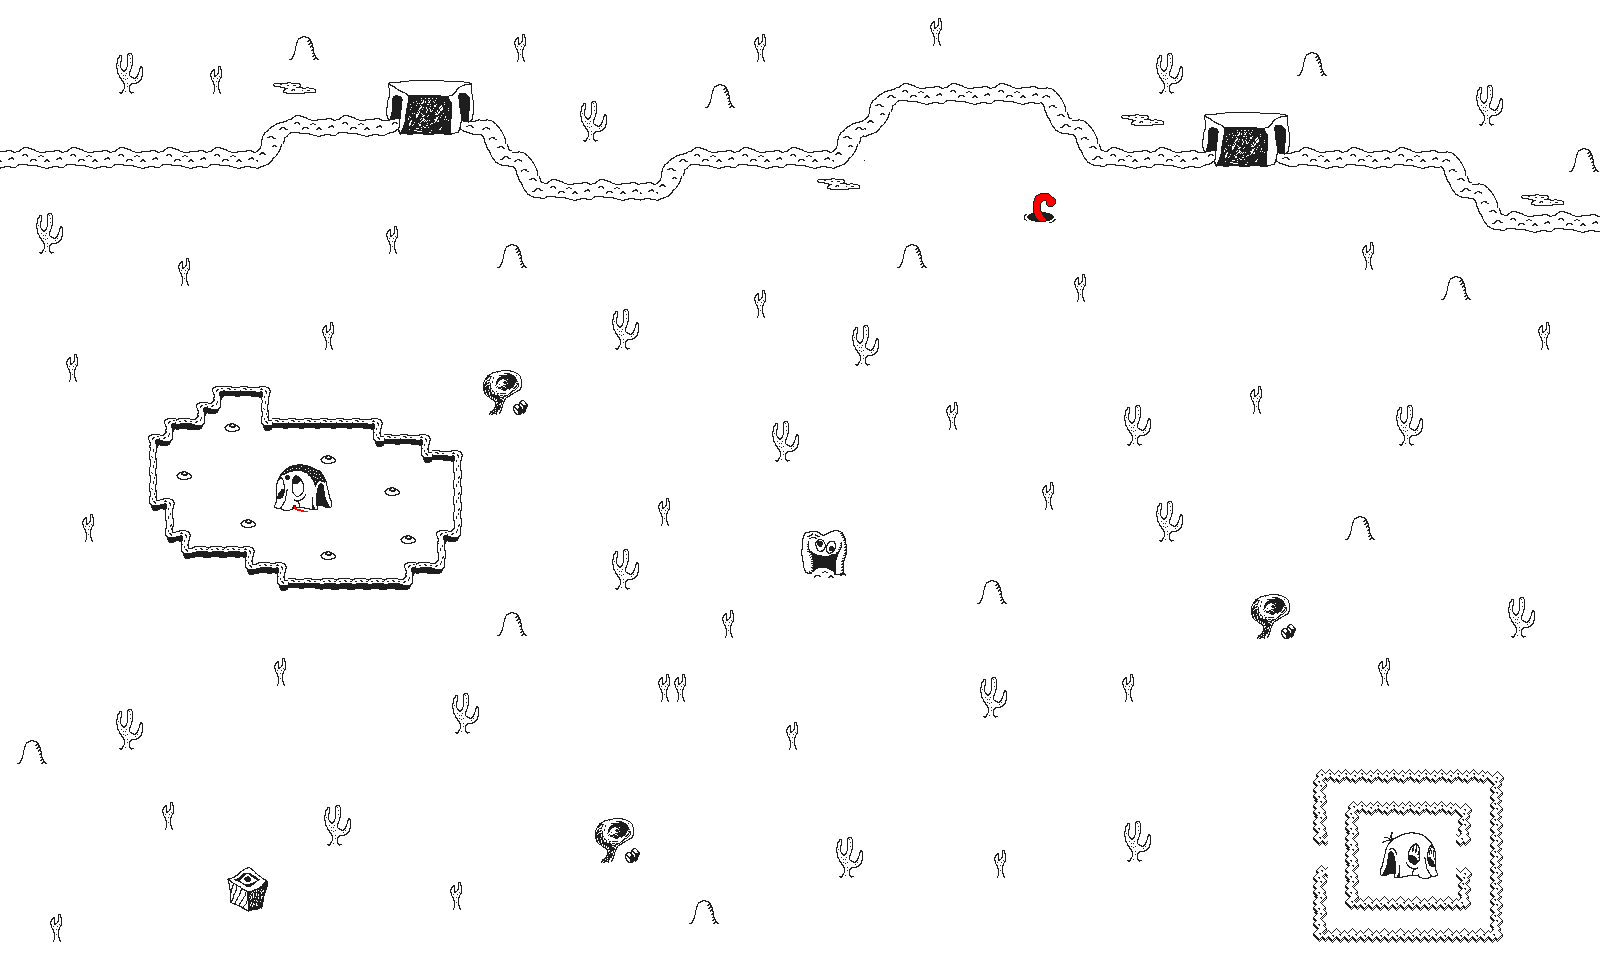

A level layout from a 2D game, rendered from its tile map. Below: a short description, then the map file with tile-grid data replaced by summaries:
An orthogonal 100x60 tile map with 16x16 px tiles, 7 tile layers (floor, ways, fence, déco1, ...) and 123 objects (113x collision, player, enter_forest, spawn_desert, enter_ear, ...).

<map version="1.8" tiledversion="1.8.2" orientation="orthogonal" renderorder="right-down" width="100" height="60" tilewidth="16" tileheight="16" infinite="0" nextlayerid="10" nextobjectid="126">
 <tileset firstgid="1" source="white_desert.tsx" />
 <layer id="1" name="floor" width="100" height="60">
  <data>[6000 cells, 6000 non-empty, 1 distinct tile ids]</data>
 </layer>
 <layer id="3" name="ways" width="100" height="60">
  <data>[6000 cells, 246 non-empty, 40 distinct tile ids]</data>
 </layer>
 <layer id="4" name="fence" width="100" height="60">
  <data>[6000 cells, 128 non-empty, 16 distinct tile ids]</data>
 </layer>
 <layer id="5" name="déco1" width="100" height="60">
  <data>[6000 cells, 277 non-empty, 38 distinct tile ids]</data>
 </layer>
 <layer id="2" name="door" width="100" height="60">
  <data>[6000 cells, 25 non-empty, 25 distinct tile ids]</data>
 </layer>
 <layer id="9" name="bouche1" width="100" height="60">
  <data>[6000 cells, 0 non-empty, 0 distinct tile ids]</data>
 </layer>
 <layer id="8" name="top" width="100" height="60">
  <data>[6000 cells, 32 non-empty, 20 distinct tile ids]</data>
 </layer>
 <objectgroup id="7" name="objets">
  <object id="1" name="player" x="1257.33" y="711.333">
   <point />
  </object>
  <object id="2" type="collision" x="1313.5" y="770" width="13" height="74.5" />
  <object id="3" type="collision" x="1347" y="801.5" width="10.5" height="105" />
  <object id="4" type="collision" x="1327" y="770.5" width="173" height="10" />
  <object id="5" type="collision" x="1457" y="804" width="13" height="41" />
  <object id="6" type="collision" x="1491.5" y="780.5" width="10" height="160.5" />
  <object id="7" type="collision" x="1382" y="846" width="55.5" height="31.5" />
  <object id="8" type="collision" x="1373.33" y="657.333" width="18.6667" height="28" />
  <object id="9" type="collision" x="1505.33" y="597.333" width="29.3333" height="38.6667" />
  <object id="10" type="collision" x="1342.67" y="514.667" width="32" height="22.6667" />
  <object id="11" type="collision" x="1389.33" y="405.333" width="36" height="37.3333" />
  <object id="12" type="collision" x="1246.67" y="385.333" width="17.3333" height="28" />
  <object id="13" type="collision" x="1120" y="405.333" width="29.3333" height="37.3333" />
  <object id="14" type="collision" x="1152" y="500" width="29.3333" height="42.6667" />
  <object id="15" type="collision" x="1121.33" y="672" width="13.3333" height="28" />
  <object id="16" type="collision" x="1121.33" y="820" width="30.6667" height="40" />
  <object id="17" type="collision" x="993.333" y="848" width="12" height="28" />
  <object id="18" type="collision" x="832" y="836" width="30.6667" height="38.6667" />
  <object id="19" type="collision" x="786.667" y="721.333" width="12" height="25.3333" />
  <object id="20" type="collision" x="974.667" y="676" width="30.6667" height="40" />
  <object id="21" type="collision" x="976" y="577.333" width="29.3333" height="25.3333" />
  <object id="22" type="collision" x="1038.67" y="480" width="17.3333" height="29.3333" />
  <object id="23" type="collision" x="942.667" y="401.333" width="16" height="26.6667" />
  <object id="24" type="collision" x="770.667" y="418.667" width="28" height="41.3333" />
  <object id="25" type="collision" x="850.667" y="321.333" width="25.3333" height="42.6667" />
  <object id="26" type="collision" x="752" y="288" width="16" height="28" />
  <object id="27" type="collision" x="1070.67" y="270.667" width="17.3333" height="29.3333" />
  <object id="28" type="collision" x="1440" y="273.333" width="29.3333" height="24" />
  <object id="29" type="collision" x="1536" y="318.667" width="16" height="32" />
  <object id="30" type="collision" x="688" y="896" width="29.3333" height="28" />
  <object id="31" type="collision" x="590.667" y="813.333" width="52" height="48" />
  <object id="32" type="collision" x="657.333" y="672" width="29.3333" height="30.6667" />
  <object id="34" type="collision" x="716" y="608" width="24" height="30.6667" />
  <object id="35" type="collision" x="608" y="546.667" width="30.6667" height="41.3333" />
  <object id="36" type="collision" x="653.333" y="494.667" width="20" height="26.6667" />
  <object id="37" type="collision" x="494.667" y="608" width="33.3333" height="28" />
  <object id="38" type="collision" x="449.333" y="689.333" width="32" height="42.6667" />
  <object id="39" type="collision" x="444" y="881.333" width="22.6667" height="26.6667" />
  <object id="40" type="collision" x="320" y="802.667" width="32" height="42.6667" />
  <object id="41" type="collision" x="158.667" y="798.667" width="18.6667" height="33.3333" />
  <object id="42" type="collision" x="226.667" y="866.667" width="40" height="45.3333" />
  <object id="43" type="collision" x="114.667" y="705.333" width="29.3333" height="44" />
  <object id="44" type="collision" x="273.333" y="657.333" width="14.6667" height="28" />
  <object id="45" type="collision" x="45.3333" y="909.333" width="18.6667" height="30.6667" />
  <object id="46" type="collision" x="13.3333" y="741.333" width="34.6667" height="22.6667" />
  <object id="47" type="collision" x="77.3333" y="514.667" width="21.3333" height="28" />
  <object id="48" type="collision" x="60" y="350.667" width="24" height="30.6667" />
  <object id="49" type="collision" x="33.3333" y="212" width="29.3333" height="40" />
  <object id="50" type="collision" x="173.333" y="253.333" width="20" height="32" />
  <object id="51" type="collision" x="318.667" y="321.333" width="17.3333" height="28" />
  <object id="52" type="collision" x="484" y="369.333" width="48" height="42.6667" />
  <object id="53" type="collision" x="386.667" y="222.667" width="13.3333" height="32" />
  <object id="54" type="collision" x="114.667" y="46.6667" width="28" height="46.6667" />
  <object id="55" type="collision" x="208" y="61.3333" width="16" height="32" />
  <object id="56" type="collision" x="284" y="34.6667" width="38.6667" height="25.3333" />
  <object id="57" type="collision" x="513.333" y="30.6667" width="17.3333" height="29.3333" />
  <object id="58" type="collision" x="573.333" y="97.3333" width="34.6667" height="42.6667" />
  <object id="59" type="collision" x="701.333" y="81.3333" width="36" height="26.6667" />
  <object id="60" type="collision" x="753.333" y="32" width="14.6667" height="30.6667" />
  <object id="61" type="collision" x="492" y="245.333" width="36" height="22.6667" />
  <object id="62" type="collision" x="610.667" y="305.333" width="29.3333" height="42.6667" />
  <object id="63" type="collision" x="896" y="245.333" width="28" height="22.6667" />
  <object id="64" type="collision" x="926.667" y="14.6667" width="17.3333" height="32" />
  <object id="65" type="collision" x="1152" y="50.6667" width="32" height="42.6667" />
  <object id="66" type="collision" x="1293.33" y="50.6667" width="34.6667" height="24" />
  <object id="67" type="collision" x="1473.33" y="81.3333" width="28" height="44" />
  <object id="68" type="collision" x="1356" y="237.333" width="21.3333" height="33.3333" />
  <object id="69" type="collision" x="1566.67" y="144" width="32" height="28" />
  <object id="70" type="collision" x="1024" y="190.667" width="33.3333" height="29.3333" />
  <object id="71" type="collision" x="1358" y="803" width="102" height="10" />
  <object id="72" type="collision" x="1358" y="899" width="110.5" height="8" />
  <object id="73" type="collision" x="1457.5" y="868" width="12.5" height="31" />
  </objectgroup>
</map>
<!-- 51 of 123 objects omitted -->
